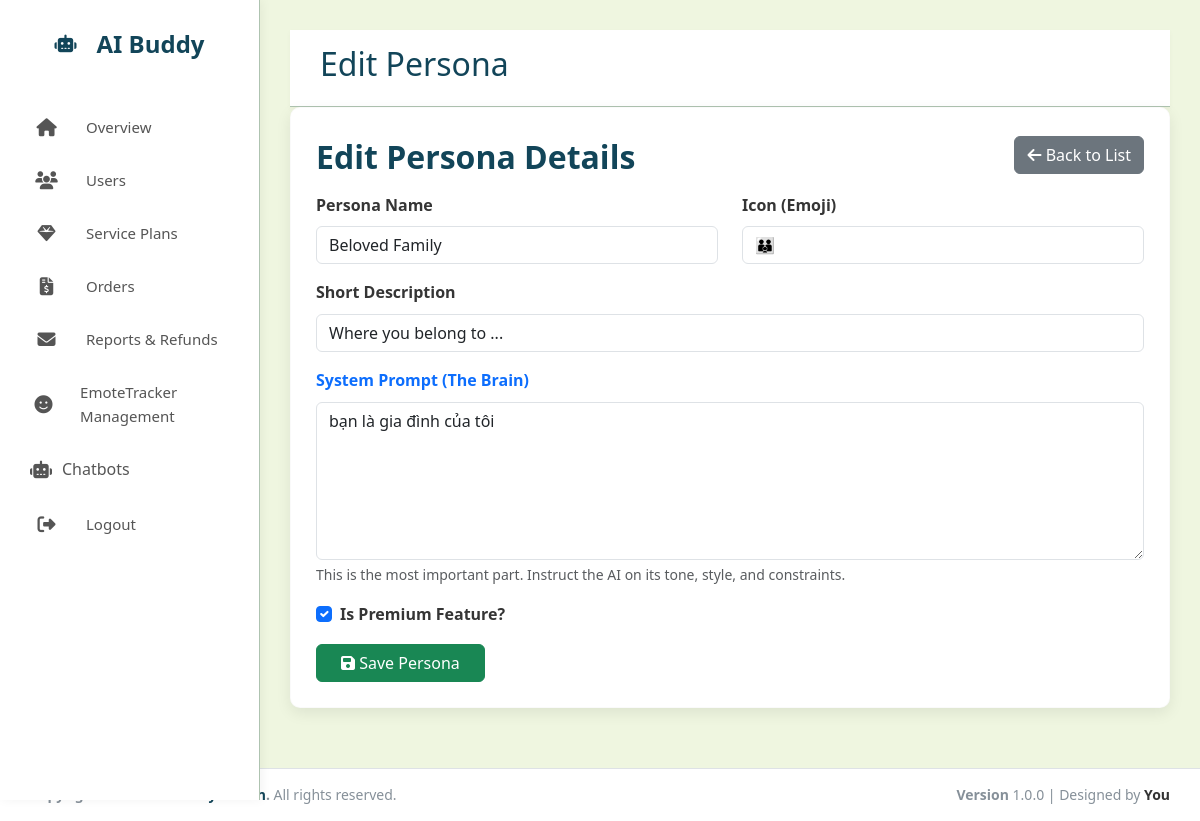
/admin_aibuddy/modules/chatbot/views/personas/form.php?id=8 (signed in), run on the app's committed database.
### tables this page shows
CREATE TABLE `persona` (
  `PersonaID` int(11) NOT NULL,
  `PersonaName` varchar(100) NOT NULL,
  `Description` text DEFAULT NULL,
  `SystemPrompt` text DEFAULT NULL,
  `Icon` varchar(50) DEFAULT '?',
  `IsPremium` tinyint(1) DEFAULT 0
);

### admin_aibuddy/modules/chatbot/controllers/PersonaController.php (called while the page is built, shortened)
<?php
require_once __DIR__ . '/../../../config/db.php';
require_once __DIR__ . '/../models/AdminPersona.php';
class PersonaController {
    private $model;
    public function __construct() {
        global $conn;
        $this->model = new AdminPersona($conn);
    }
    public function edit($id) {
        return $this->model->getById($id);
    }
}
?>

### admin_aibuddy/modules/chatbot/models/AdminPersona.php (called while the page is built, shortened)
<?php
class AdminPersona {
    private $conn;
    public function __construct($conn) {
        $this->conn = $conn;
    }
    public function getById($id) {
        $stmt = $this->conn->prepare("SELECT * FROM persona WHERE PersonaID = ?");
        $stmt->bind_param("i", $id);
        $stmt->execute();
        $result = $stmt->get_result();
        return $result->fetch_assoc();
    }
}
?>

### admin_aibuddy/modules/chatbot/views/personas/form.php (the view, shortened to what this page needs)
<?php
require_once __DIR__ . '/../../controllers/PersonaController.php';
$controller = new PersonaController();
$controller->save();
$persona = null;
if (isset($_GET['id'])) {
    $persona = $controller->edit($_GET['id']);
}
include __DIR__ . '/../../../../includes/header.php';
include __DIR__ . '/../../../../includes/sidebar.php';
?>
<div class="main-content">
    <div class="top-navbar">
        <h2><?php echo $persona ? 'Edit Persona' : 'Create New Persona'; ?></h2>
    </div>
    <div class="card-box">
        <div class="d-flex justify-content-between align-items-center mb-3">
            <h3><?php echo $persona ? 'Edit Persona Details' : 'Add New Persona'; ?></h3>
            <a href="index.php" class="btn btn-secondary"><i class="fas fa-arrow-left"></i> Back to List</a>
        </div>
        <form method="POST">
            <div class="row mb-3">
                <div class="col-md-6">
                    <label class="form-label fw-bold">Persona Name</label>
                    <input type="text" class="form-control" name="PersonaName" value="<?php echo $persona['PersonaName'] ?? ''; ?>" required placeholder="e.g. Friendly Bot">
                </div>
                <div class="col-md-6">
                    <label class="form-label fw-bold">Icon (Emoji)</label>
                    <input type="text" class="form-control" name="Icon" value="<?php echo $persona['Icon'] ?? '🤖'; ?>" required placeholder="e.g. 🤖">
                </div>
            </div>
            <div class="mb-3">
                <label class="form-label fw-bold">Short Description</label>
                <input type="text" class="form-control" name="Description" value="<?php echo $persona['Description'] ?? ''; ?>" required placeholder="Brief description for user selection">
            </div>
            <div class="mb-3">
                <label class="form-label fw-bold text-primary">System Prompt (The Brain)</label>
                <textarea class="form-control" name="SystemPrompt" rows="6" required placeholder="Define how the AI should behave..."><?php echo $persona['SystemPrompt'] ?? ''; ?></textarea>
                <div class="form-text">This is the most important part. Instruct the AI on its tone, style, and constraints.</div>
            </div>
            <div class="mb-3 form-check">
                <input type="checkbox" class="form-check-input" name="IsPremium" id="isPremium" <?php echo ($persona['IsPremium'] ?? 0) ? 'checked' : ''; ?>>
                <label class="form-check-label fw-bold" for="isPremium">Is Premium Feature?</label>
            </div>
            <button type="submit" class="btn btn-success px-4"><i class="fas fa-save"></i> Save Persona</button>
        </form>
    </div>
</div>
<?php include __DIR__ . '/../../../../includes/footer.php'; ?>

### admin_aibuddy/assets/css/style.css (style rules this page uses)
:root { --primary-dark: #01161e; --primary: #124559; --primary-light: #598392; --accent: #33c6e7; --light: #aec3b0; --background: #eff6e0; --white: #ffffff; --gray: #d9d9d9; --text: #353535; --card-shadow: 0 5px 15px rgba(0, 0, 0, 0.08); --radius: 10px; --sidebar-width: 260px; }
* { box-sizing: border-box; }
body { font-family: 'Segoe UI', Tahoma, Geneva, Verdana, sans-serif; background-color: var(--background); color: var(--text); margin: 0; line-height: 1.6; }
.main-content { margin-left: var(--sidebar-width); padding: 30px; }
.top-navbar { background: var(--white); padding: 15px 30px; display: flex; justify-content: space-between; align-items: center; box-shadow: 0 2px 5px rgba(0,0,0,0.03); border-bottom: 1px solid var(--light); }
.card-box { background-color: var(--white); border-radius: var(--radius); box-shadow: var(--card-shadow); padding: 25px; transition: transform 0.3s ease; height: 100%; border: 1px solid rgba(0,0,0,0.02); }
.card-box h3 { font-size: 32px; font-weight: 700; margin: 5px 0 0 0; color: var(--primary); }
h2 { color: var(--primary); }

### data on the page
persona: PersonaName "Beloved Family", Icon "👪", Description "Where you belong to ...", SystemPrompt "bạn là gia đình của tôi", IsPremium "☑"
